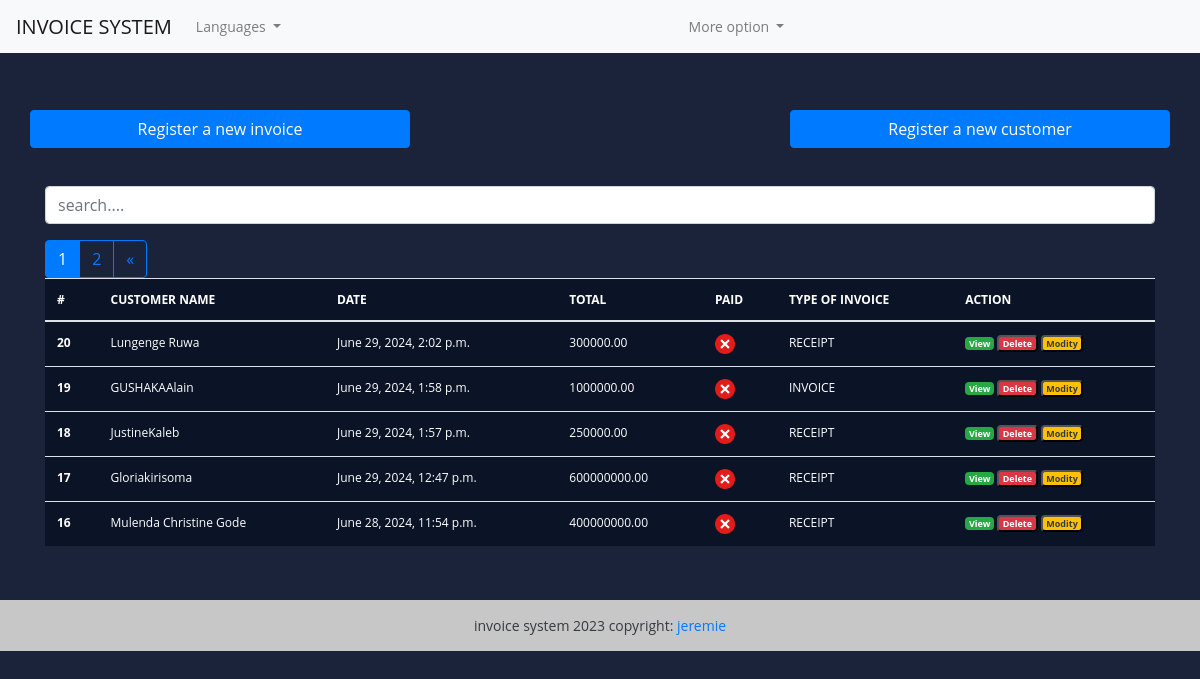
Page / (signed in) on the earlier database version.
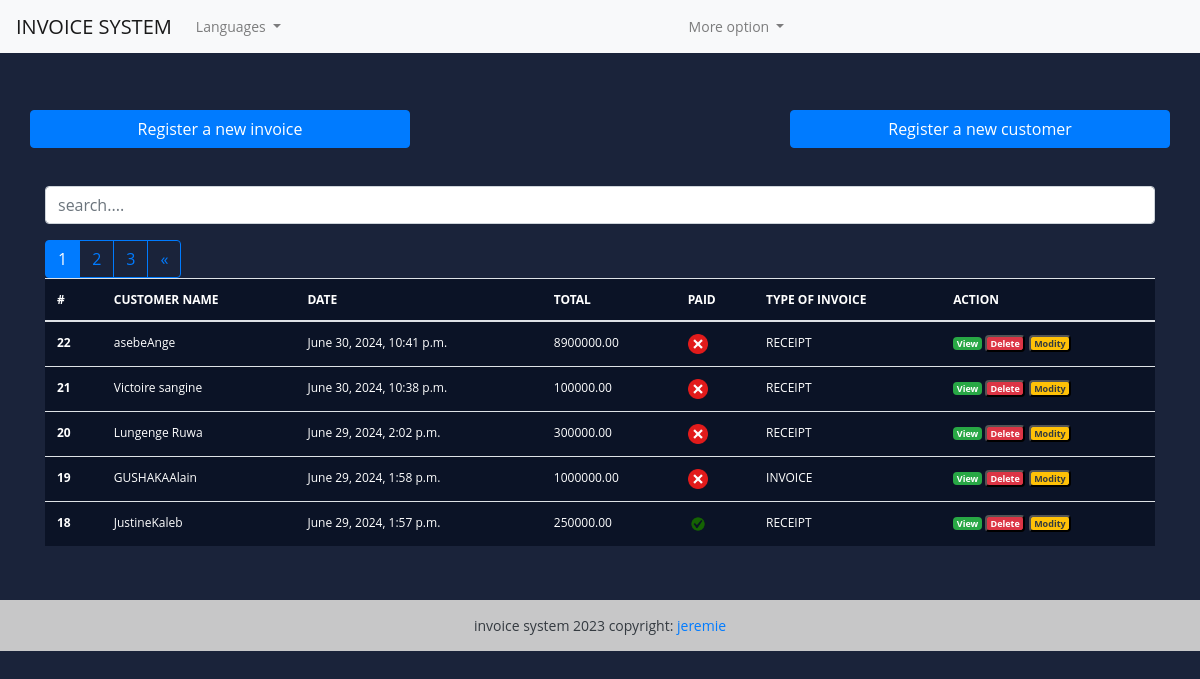
Same page on the later database version.
### fact_app/models.py (models this page shows, shortened)
class Invoice(models.Model):
  INVOICE_TYPE= (
    ('R', 'RECEIPT'),
    ('P', 'PROFORMA INVOICE'),
    ('I', 'INVOICE')
  )
  customer = models.ForeignKey(Customer, on_delete=models.PROTECT)
  save_by =models.ForeignKey(User, on_delete=models.PROTECT)
  invoice_date_time = models.DateTimeField(auto_now_add=True)
  total = models.DecimalField(max_digits=10000, decimal_places=2)
  last_updated_date = models.DateTimeField(null=True, blank=True)
  paid = models.BooleanField(default=False)
  invoice_type = models.CharField(max_length=1, choices=INVOICE_TYPE)
  comments = models.TextField(null=True, max_length=1000, blank=True)
  class Meta:
    verbose_name = "Invoice"
    verbose_name_plural ="Invoices"
  @property
  def get_total(self):
    articles = self.article_set.all()
    total = sum(article.get_total for article in articles)
    return total

class Customer(models.Model):
  SEX_TYPES =   (
    ('M', 'Masculin'),
    ('F', 'Feminin'),
  )
  name = models.CharField(max_length=132)
  email = models.EmailField()
  phone = models.CharField(max_length=132)
  address = models.CharField(max_length=64)
  sex = models.CharField(max_length=1, choices=SEX_TYPES)
  age =models.CharField(max_length=12)
  city = models.CharField(max_length=32)
  zip_code = models.CharField(max_length=16)
  created_date = models.DateTimeField(auto_now_add=True)
  save_by = models.ForeignKey(User, on_delete=models.PROTECT)
  class Meta:
    verbose_name = "Customer"
    verbose_name_plural ="Customers"

class Article(models.Model):
  invoice = models.ForeignKey(Invoice, on_delete=models.CASCADE)
  name = models.CharField(max_length=32)
  quantity = models.IntegerField()
  unit_price = models.DecimalField(max_digits=1000, decimal_places=2)
  total = models.DecimalField(max_digits=1000, decimal_places=2)
  class Meta:
    verbose_name='Article'
    verbose_name_plural='Articles'
  @property
  def get_total(self):
    total = self.quantity * self.unit_price
    return total

### fact_app/views.py (the view, shortened to what this page needs)
# urls.py: path('', views.HomeView.as_view(), name='home'),
class HomeView(LoginRequiredSuperuserMixim ,View):
   templates_name = 'index.html'
   invoices = Invoice.objects.select_related('customer', 'save_by').all().order_by('-invoice_date_time')
   context = {
      'invoices': invoices
   }
   def get(self, request, *args, **kwargs):
      items = pagination(request, self.invoices)
      self.context['invoices']= items
      return render(request, self.templates_name, self.context)

### fact_app/utils.py (called while the page is built)
def pagination(request, invoices):
     default_page = 1
     page = request.GET.get('page',default_page)
     items_per_page = 5
     paginator = Paginator(invoices, items_per_page)
     try:
          items_page = paginator.page(page)
     except PageNotAnInteger :
         items_page = paginator.page(default_page)
     except EmptyPage:
         items_page = paginator.page(paginator.num_pages)
     return items_page

### templates/index.html (shortened to what this page needs)
{% extends "base.html" %}
{% load static %}
{% block content %}
  <br><br>
<div class="row">
  <a href="{% url 'add-invoice' %}" class="btn col-md-4 btn-primary">
    Register a new invoice
  </a>
  <a href="#" class="btn col-md-4">
  </a>
  <a href="{% url 'add-customer' %}" class="btn col-md-4 btn-primary">
    Register a new customer
  </a>
</div>
<br><br>
<div class="form-group">
   <input id="search" class="form-control" type="text" placeholder="search....">
</div>
<div>
  <table class="table table-striped-columns">
     <thead>
       <tr style="
       color: white;";>
         <th scope="col">#</th>
         <th scope="col">CUSTOMER NAME</th>
         <th scope="col">DATE</th>
         <th scope="col">TOTAL</th>
         <th scope="col">PAID</th>
         <th scope="col">TYPE OF INVOICE</th>
         <th scope="col">ACTION</th>
       </tr>
     </thead>
     <tbody id="myTable">
         {% if invoices %}
         {% for facture in invoices %}
         <tr style="
         color: white;";>
            <th scope="row">{{ facture.pk }}</th>
            <td>{{ facture.customer.name }}</td>
            <td>{{ facture.invoice_date_time }}</td>
            <td>{{ facture.get_total }}</td>
            <td>
               {% if facture.paid %}
               <img src="{% static 'images/icon-yes.png'%}" alt="True" style="
               height: 20px;
               width: 20px;
               ";>
               {% else %}
               <img src="{% static 'images/icon-no.png'%}" alt="False" style="
               height: 20px;
               width: 20px;
               ">
               {% endif %}
            </td>
            <td>{{facture.get_invoice_type_display }}</td>
            <td>
              <a href="{% url 'view-invoice' pk=facture.pk %}" title="Detail" class="badge text-white bg-success">View</a>
              <button id="btn-invoice-sup" type="button" data-toggle="modal" data-target="#supprimer" class="badge text-white bg-danger" title="Supprimer" data-id="{{ facture.pk }}" data-customer="{{ facture.customer.name}}">
                Delete
              </button>
              <button id="btn-invoice-mod" type="button" data-toggle="modal" data-target="#modifier" class="badge text-dark bg-warning" title="Modifier" data-id="{{ facture.pk }}" data-customer="{{ facture.customer.name}}">
                Modity
              </button>
            </td>
         </tr>
         {% endfor %}
         {% if invoices.has_other_pages %}
         <div class="btn-group" role="group" aria-label="Item pagination">
             {% for page_number in invoices.paginator.page_range %}
             {% if invoices.number == page_number %}
             <button class="btn btn-outline-primary active">
              <span>{{page_number}}<span class="sr-only">{current}</span></span>
             </button>
             {% else %}
                <a href="?page={{page_number}}" class="btn btn-outline-primary">{{page_number}}</a>
             {% endif %}
             {% endfor %}
             {% if invoices.has_next%}
              <a href="?page={{ invoices.next_page_number }}" class="btn btn-outline-primary">&laquo;</a>
             {% endif %}
         </div>
         {% endif%}
         {% else %}
         <p class="text-center text-white">Not Found.</p>
         {% endif %}
     </tbody>
  </table>
</div>
<br><br>
{% endblock %};

Differences in the rows shown:
no longer on this page (row unchanged): Invoice: pk "17", customer.name "Gloriakirisoma", invoice_date_time "June 29, 2024, 12:47 p.m.", get_total "600000000.00", paid False (drawn), invoice_type "RECEIPT"
no longer on this page (row unchanged): Invoice: pk "16", customer.name "Mulenda Christine Gode", invoice_date_time "June 28, 2024, 11:54 p.m.", get_total "400000000.00", paid False (drawn), invoice_type "RECEIPT"
added Invoice: pk "22", customer.name "asebeAnge", invoice_date_time "June 30, 2024, 10:41 p.m.", get_total "8900000.00", paid False (drawn), invoice_type "RECEIPT"
added Invoice: pk "21", customer.name "Victoire sangine", invoice_date_time "June 30, 2024, 10:38 p.m.", get_total "100000.00", paid False (drawn), invoice_type "RECEIPT"
changed Invoice "June 29, 2024, 1:57 p.m.": paid: picture added; paid: picture removed
Other differences:
new list line: "3"
